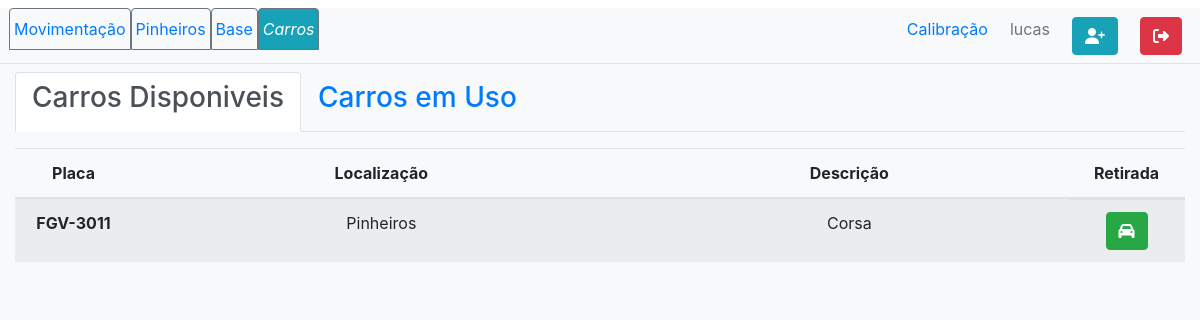
/CARS/ (signed in), run on the app's committed database.
### CdC/models/place.py (models this page shows)
class Place(models.Model):
    name = models.CharField(max_length=30, blank=False, null=False)
    viewName=models.CharField(max_length=30, blank=False, null=False)
    def __str__(self):
        return self.name

### CdC/models/car.py (models this page shows, shortened)
class Car(models.Model):
    licensePlate = models.CharField('Placa',max_length=8, blank=False, null=False, unique=True)
    name = models.CharField('Modelo',max_length=100, blank=False, null=False)
    where = models.ForeignKey(Place, on_delete=models.CASCADE, null=True)
    responsible = models.ForeignKey(User, on_delete=models.CASCADE, null=True)
    in_use =models.BooleanField(null=True)

### CdC/views/car.py (the view, shortened to what this page needs)
# urls.py: path('CARS/', Cars.as_view(), name='cars'),
class Cars(PermissionRequiredMixin, View):
    template_name = "login.html"
    permission_required = 'CdC.can_move'
    def get(self, request, *args, **Kwargs):
        cars = Car.objects.all().filter(in_use=False)
        context ={
            "where":"cars",
            "cars":cars,
            "places":Place.objects.all()
        }
        return render(request, 'carros.html', context)

### CdC/templates/carros.html (shortened to what this page needs)
{% extends 'base.html' %}
{% load static %}
{% block content %}
<div class="container-fluid bg-light" style="height: 100vh;">
    <div class="row pt-2 d-flex ">
        <div class="col-md-12 justify-content-center">
            <ul class="nav nav-tabs bg-light">
                <li class="nav-item">
                    <a class="nav-link active" onclick="changecarfree()" id="cars_free" href="#">
                        <h3>Carros Disponiveis</h3>
                    </a>
                </li>
                <li class="nav-item">
                    <a class="nav-link" onclick="changecarinuse()" id="cars_inuse" href="#">
                        <h3>Carros em Uso</h3>
                    </a>
                </li>
            </ul>
        </div>
    </div>
    <div class="row pt-3" id="cars_free_table">
        <div class="col-md-12">
            <table class="table table-striped">
                <thead>
                    <tr>
                        <th class="text-center" scope="col" style="width: 10%;">Placa</th>
                        <th class="text-center" scope="col">Localização</th>
                        <th class="text-center" scope="col">Descrição</th>
                        <th class="text-center" scope="col" style="width: 10%;">Retirada</th>
                    </tr>
                </thead>
                <tbody id="cars_free_body">
                    {% for car in cars %}
                    <tr class="bg" id="{{ car.licensePlate }}">
                        <th class="text-center" scope="row">{{ car.licensePlate|upper }}</th>
                        <td class="text-center">{{ car.where }}</td>
                        <td class="text-center">{{ car.name }}</td>
                        <td class="d-flex justify-content-center"><button class="btn btn-success" onclick="get_car('{{ car.licensePlate }}')"><i class="fas fa-car"></i></button>
                        </td>
                    </tr>
                    {% endfor %}
                </tbody>
            </table>
        </div>
    </div>
</div>
{% endblock content %}

### CdC/templates/base.html (shortened to what this page needs)
{% load static %}
<!doctype html>
<html lang="pt-br">
<head>
    <link rel="stylesheet" href="https://stackpath.bootstrapcdn.com/bootstrap/4.4.1/css/bootstrap.min.css"
>
    <link rel="stylesheet" href="{% static 'css/base.css' %}">
</head>
<body>
    <div class="row">
            <ul class="pl-4 d-flex nav nav-tabs mt-2 bg-light justify-content-between w-100">
                <div class="d-flex ">
                    <li class="nav-item">
                        <a class="pl-1 pr-1 nav-link border-secondary {% if where == 'move' %} active bg-info text-white font-italic{% endif %}"
                            href="{% url 'move' %}">Movimentação</a>
                    </li>
                    {% for place in places %}
                    <li class="nav-item">
                        <a class="pl-1 pr-1 nav-link border-secondary {% if where == place.name %} active bg-info text-white font-italic{% endif %}" href="/equipment/{{ place.name }}">{{ place.name }}</a>
                    </li>
                    {% endfor %}
                    <li class="nav-item">
                        <a class=" pl-1 pr-1 nav-link border-secondary {% if where == 'cars' %} active bg-info text-white font-italic{% endif %}" href="/CARS">Carros</a>
                    </li>
                </div>
                <div class="d-flex pr-3">
                    {% if perms.CdC.can_receive %}
                    <li class="nav-item">
                        <a class="nav-link pl-1 pr-1{% if where == 'Calibration' %} active bg-info text-white font-italic{% endif %}"
                            href="/Calibration">Calibração</a>
                    </li>
                    {% endif %}
                    <li class="nav-item">
                        <a class="nav-link disabled" href="#" tabindex="-1" aria-disabled="true">{{ user.username }}</a>
                    </li>
                    {% if perms.CdC.can_see_log %}
                    <li class="nav-item">
                        <a class="nav-link pl-1 pr-1 {% if where == 'add_user' %} active bg-info text-white font-italic{% endif %}" href="/user/adduser/"><button
                                class="btn btn-info"><i class="fas fa-user-plus"></i></button></a>
                    </li>
                    {% endif %}
                    <li class="nav-item">
                        <a class="nav-link" href="{% url 'logout' %}"><button class="btn btn-danger"><i
                                    class="fas fa-sign-out-alt"></i></button></a>
                    </li>
                </div>
            </ul>
    </div>
    {% block content %}{% endblock content %}
</body>
</html>

### data on the page
Place: name "Pinheiros"
Place: name "Base"
Car: licensePlate "FGV-3011", where "Pinheiros", name "Corsa"

### other printed values
{{ user.username }} "lucas"
